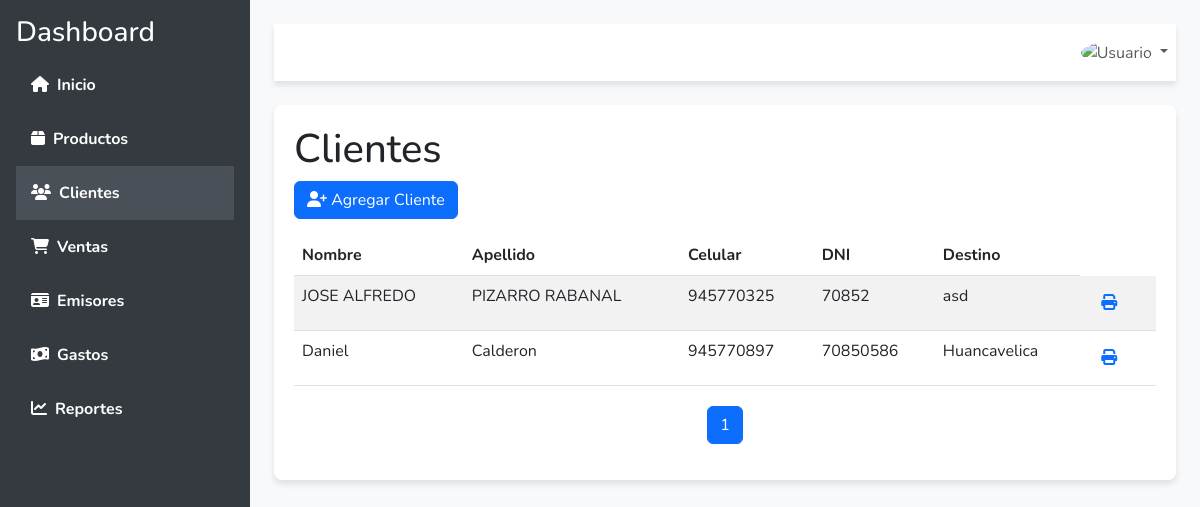
/ver_clientes/, run on an earlier commit of the app's database.
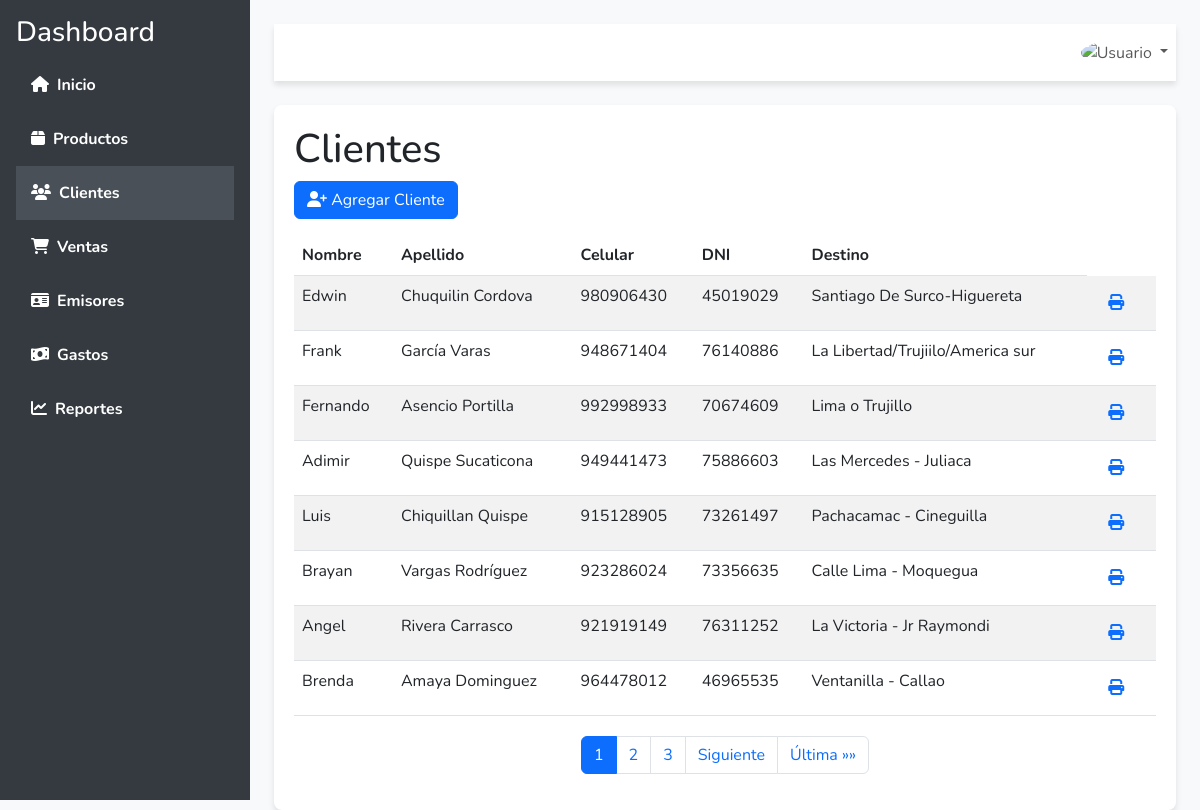
And on a later commit of the database.
### myapp/models.py (models this page shows, shortened)
class Cliente(models.Model):
    nombre = models.CharField(max_length=50)
    apellido = models.CharField(max_length=50)
    celular = models.CharField(max_length=15)
    dni = models.CharField(max_length=8)
    destino = models.CharField(max_length=20)
    eliminado = models.BooleanField(default=False)  # Nuevo campo para eliminación lógica

### myapp/views.py (the view)
# urls.py: path('ver_clientes/', ver_clientes, name='ver_clientes'),
def ver_clientes(request):
    clientes_list = Cliente.objects.all()
    emisores = Emisor.objects.all()  # Obtener todos los emisores
    paginator = Paginator(clientes_list, 8)  # Mostrar 8 clientes por página
    page_number = request.GET.get('page')
    clientes = paginator.get_page(page_number)
    return render(request, 'ver_clientes.html', {'clientes': clientes, 'emisores': emisores})

### myapp/templates/ver_clientes.html (shortened to what this page needs)
<!DOCTYPE html>
<html lang="es">
<head>
    <link href="https://cdn.jsdelivr.net/npm/bootstrap@5.3.0/dist/css/bootstrap.min.css" rel="stylesheet">
    <link href="https://cdnjs.cloudflare.com/ajax/libs/font-awesome/6.4.0/css/all.min.css" rel="stylesheet">
</head>
<body>
    <div id="wrapper">
        <nav id="sidebar" class="d-flex flex-column p-3">
            <h3 class="text-white">Dashboard</h3>
            <ul class="nav flex-column">
                <li class="nav-item">
                    <a href="{% url 'home' %}" class="nav-link sidebar-link "><i class="fas fa-home me-2"></i>Inicio</a>
                </li>
                <li class="nav-item">
                    <a href="{% url 'ver_productos' %}" class="nav-link sidebar-link"><i class="fas fa-box me-2"></i>Productos</a>
                </li>
                <li class="nav-item">
                    <a href="{% url 'ver_clientes' %}" class="nav-link sidebar-link active"><i class="fas fa-users me-2"></i>Clientes</a>
                </li>
                <li class="nav-item">
                    <a href="{% url 'ver_ventas' %}" class="nav-link sidebar-link"><i class="fas fa-shopping-cart me-2"></i>Ventas</a>
                </li>
                <li class="nav-item">
                    <a href="{% url 'listar_emisores' %}" class="nav-link sidebar-link " ><i class="fas fa-id-card me-2"></i>Emisores</a>
                </li>
                <li class="nav-item">
                    <a href="{% url 'ver_gastos' %}" class="nav-link sidebar-link"><i class="fas fa-money-bill-wave me-2"></i>Gastos</a>
                </li>
                <li class="nav-item">
                    <a href="{% url 'ver_reportes' %}" class="nav-link sidebar-link"><i class="fas fa-chart-line me-2"></i>Reportes</a>
                </li>
            </ul>
        </nav>
        <div id="content-wrapper" class="w-100 p-4">
            <nav class="navbar navbar-expand-lg navbar-light shadow-custom mb-4">
                <ul class="navbar-nav ms-auto">
                    <li class="nav-item dropdown">
                        <a class="nav-link dropdown-toggle" href="#" id="userDropdown" role="button" data-bs-toggle="dropdown">
                            <img class="img-profile rounded-circle ms-2" src="https://cdn-icons-png.flaticon.com/512/764/764865.png" alt="Usuario" width="30">
                        </a>
                    </li>
                </ul>
            </nav>
            <div class="container">
                <h1>Clientes</h1>
                <a href="{% url 'crear_cliente' %}" class="btn btn-primary mb-3">
                    <i class="fas fa-user-plus"></i> Agregar Cliente
                </a>
                <div class="table-container">
                    <table class="table table-striped">
                        <thead>
                            <tr>
                                <th>Nombre</th>
                                <th>Apellido</th>
                                <th>Celular</th>
                                <th>DNI</th>
                                <th>Destino</th>
                            </tr>
                        </thead>
                        <tbody>
                            {% for cliente in clientes %}
                            <tr>
                                <td>{{ cliente.nombre }}</td>
                                <td>{{ cliente.apellido }}</td>
                                <td>{{ cliente.celular }}</td>
                                <td>{{ cliente.dni }}</td>
                                <td>{{ cliente.destino }}</td>
                                <td>
            <button type="button" class="btn btn-link" data-bs-toggle="modal" data-bs-target="#emisorModal" data-cliente-id="{{ cliente.id }}">
                <i class="fas fa-print"></i>
            </button>
                                </td>
                            </tr>
                            {% empty %}
                            <tr>
                                <td colspan="5" class="text-center">No hay clientes registrados.</td>
                            </tr>
                            {% endfor %}
                        </tbody>
                    </table>
                </div>
                <div class="pagination">
                    <ul class="pagination">
                        {% for num in clientes.paginator.page_range %}
                            {% if clientes.number == num %}
                                <li class="page-item active" aria-current="page"><span class="page-link">{{ num }}</span></li>
                            {% else %}
                                <li class="page-item"><a class="page-link" href="?page={{ num }}">{{ num }}</a></li>
                            {% endif %}
                        {% endfor %}
                        {% if clientes.has_next %}
                        <li class="page-item">
                            <a class="page-link" href="?page={{ clientes.next_page_number }}">Siguiente</a>
                        </li>
                        <li class="page-item">
                            <a class="page-link" href="?page={{ clientes.paginator.num_pages }}">Última &raquo;&raquo;</a>
                        </li>
                        {% endif %}
                    </ul>
                </div>
            </div>
</body>
</html>

### myapp/templates/ver_clientes.html (style rules this page uses)
body { background-color: #f8f9fa; font-family: 'Nunito', sans-serif; }
#wrapper { display: flex; height: 100vh; }
#sidebar { background-color: #343a40; min-width: 250px; height: 100vh; position: fixed; top: 0; left: 0; transition: transform 0.3s ease; z-index: 1000; }
#sidebar .sidebar-link { color: #ffffff; font-weight: bold; padding: 15px; display: block; text-decoration: none; }
#sidebar .active { background-color: #495057; }
#content-wrapper { margin-left: 250px; width: calc(100% - 250px); transition: margin-left 0.3s ease; }
.navbar { background-color: #ffffff; z-index: 1001; }
.shadow-custom { box-shadow: 0 4px 6px rgba(0, 0, 0, 0.1); }
.container { background-color: #ffffff; border-radius: 8px; padding: 20px; box-shadow: 0 4px 6px rgba(0, 0, 0, 0.1); }
.table-container { margin-bottom: 20px; }
.pagination { justify-content: center; }

What changed in the data, as far as the page shows it:
removed Cliente: nombre "JOSE ALFREDO", apellido "PIZARRO RABANAL", celular "945770325", dni "70852", destino "asd"
removed Cliente: nombre "Daniel", apellido "Calderon", celular "945770897", dni "70850586", destino "Huancavelica"
added Cliente: nombre "Edwin", apellido "Chuquilin Cordova", celular "980906430", dni "45019029", destino "Santiago De Surco-Higuereta"
added Cliente: nombre "Frank", apellido "García Varas", celular "948671404", dni "76140886", destino "La Libertad/Trujiilo/America sur"
added Cliente: nombre "Fernando", apellido "Asencio Portilla", celular "992998933", dni "70674609", destino "Lima o Trujillo"
added Cliente: nombre "Adimir", apellido "Quispe Sucaticona", celular "949441473", dni "75886603", destino "Las Mercedes - Juliaca"
added Cliente: nombre "Luis", apellido "Chiquillan Quispe", celular "915128905", dni "73261497", destino "Pachacamac - Cineguilla"
added Cliente: nombre "Brayan", apellido "Vargas Rodríguez", celular "923286024", dni "73356635", destino "Calle Lima - Moquegua"
added Cliente: nombre "Angel", apellido "Rivera Carrasco", celular "921919149", dni "76311252", destino "La Victoria - Jr Raymondi"
added Cliente: nombre "Brenda", apellido "Amaya Dominguez", celular "964478012", dni "46965535", destino "Ventanilla - Callao"
Also different on the page:
new list line: "2"
new list line: "3"
text now shown: "Siguiente Última »»"
